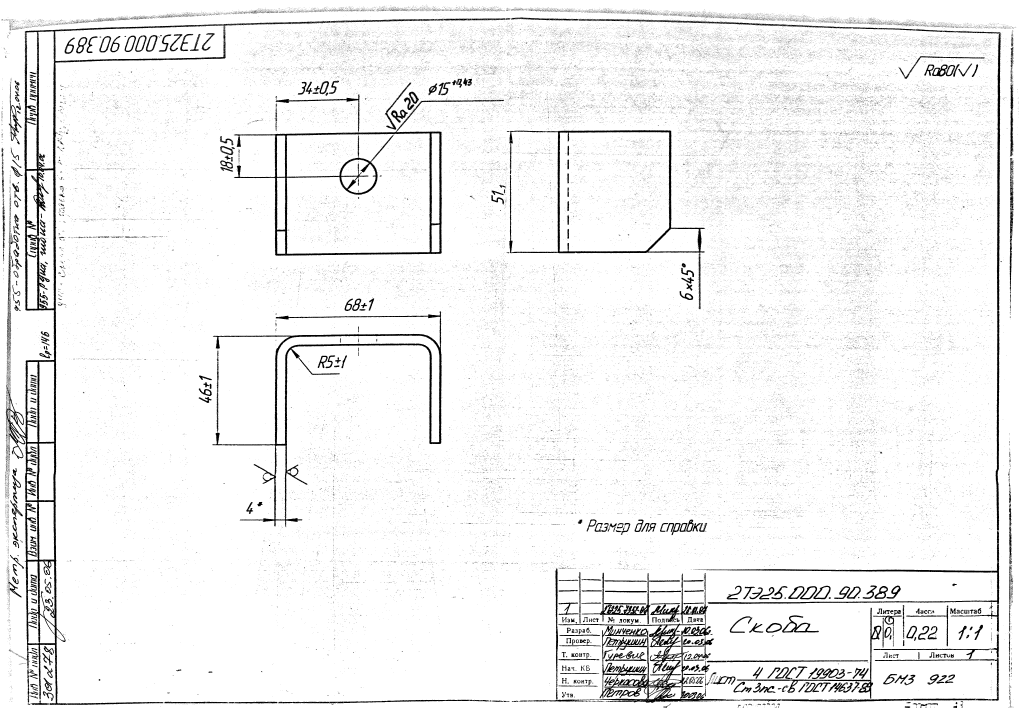
#> input picture service/unittests/БМЗ > 2ТЭ25-000-90-389.tif, 5120 x 3539 px (shown at 1/5 size)
$ python -i contour_extraction.py   (imports and definitions only)   (Python 2 division)
#> lines starting #> are read from the running program, lines starting #| are printed output that depends on the picture; after the words box and inside, x2 and y2 are one past the last pixel; in counts of white or black regions, pixels touching at a corner belong together
from PIL import Image

import cv2
import numpy as np

from pdf2image import convert_from_path


# [16 lines left out: functions load_image_from_path, load_image_from_pil, not called in this run]


def pil2cv(pil_img):
    return cv2.cvtColor(np.asarray(pil_img), cv2.COLOR_RGB2GRAY)


def cv2pil(cv_img):
    return Image.fromarray(cv_img)


def show(cv_img):
    i = Image.fromarray(cv_img)
    return i.resize((i.size[0] // 2, i.size[1] // 2))


class RectsBank:
    # nms provider
    def __init__(self, intersec_lim=0.2):
        self.rects = []
        self.limit = intersec_lim

    # [5 lines left out: function intersects, not called in this run]

    def add(self, bbox):
        self.rects.append(bbox)

    # [45 lines left out: functions _intersection, get_white_area, not called in this run]


def process_morph(img, kernel):
#> called with kernel = 7
    img = cv2.threshold(img, 200, 255, cv2.THRESH_BINARY)[1]
    k = np.ones((kernel, kernel))
    img = cv2.dilate(img, kernel=k)
#> img: shape (3539, 5120); 99.7% white; 1353 black regions (903 under 20 px), largest, box (x1, y1, x2, y2) and area: (4988, 251, 4998, 1473) 4427, (2145, 1751, 2158, 2217) 1290, (251, 695, 275, 1057) 1155
    img = cv2.erode(img, kernel=k)
#> img: shape (3539, 5120); 98.4% white; 1048 black regions
    img = cv2.morphologyEx(img, cv2.MORPH_CLOSE, k)
    return img


# [58 lines left out: functions find_conturs, crop_conturs, get_img_with_padding, not called in this run]

def get_contour(img, kernel=7):
    # getting out if found no contours while iterations
    if kernel == 1:
        return None

    # preprocess images
    img_re = process_morph(img, kernel)

    contours, hierarchy = cv2.findContours(img_re, cv2.RETR_TREE, cv2.CHAIN_APPROX_NONE)
#> contours = 1052 contours, 2 with area under 20; largest, box (x1, y1, x2, y2) and area: (0, 0, 5120, 3539) 18111022, (4984, 247, 5002, 1477) 13660, (2131, 1734, 2162, 2221) 5042, (247, 1579, 281, 1996) 4334, (3302, 651, 3357, 1004) 4190
    cv2.drawContours(img_re, contours[1:], -1, 0, 5)
#> img_re: shape (3539, 5120); 96.6% white; 472 black regions, largest, box (x1, y1, x2, y2) and area: (119, 327, 288, 3300) 122318, (1371, 664, 2212, 1282) 54395, (1371, 1674, 2212, 2233) 49046
    k = np.ones((55, 55))
    k_d = np.ones((50, 50))

    img_re = cv2.erode(img_re, kernel=k)
#> img_re: shape (3539, 5120); 82.5% white; 61 black regions, largest, box (x1, y1, x2, y2) and area: (2970, 161, 5095, 3539) 1000867, (34, 99, 1155, 3539) 793001, (1344, 364, 2390, 1309) 310685
    img_re = cv2.dilate(img_re, kernel=k_d)
#> img_re: shape (3539, 5120); 92.9% white; 74 black regions, largest, box (x1, y1, x2, y2) and area: (2995, 186, 5071, 3539) 383928, (59, 209, 1131, 3539) 381705, (1369, 453, 2215, 1285) 133137

    cv2.rectangle(img_re, (0, 0), (img_re.shape[1], img_re.shape[0]), (255, 255, 255), 5)
#> img_re: shape (3539, 5120); 92.9% white; 74 black regions
    # find closed contours
    contours, hierarchy = cv2.findContours(img_re, cv2.RETR_TREE, cv2.CHAIN_APPROX_NONE)
#> contours = 95 contours; largest, box (x1, y1, x2, y2) and area: (0, 0, 5120, 3539) 18111022, (1368, 452, 2216, 1286) 540896, (58, 208, 1132, 3537) 491684, (2994, 185, 5072, 3537) 486328, (1441, 675, 2143, 1262) 404760

    # get out if we found nothing
    if len(contours) < 2:
        return get_contour(img, kernel - 1)

    # get the biggest contour
    get_area = lambda c: -c[2] * c[3]
    contour_sizes = [(get_area(cv2.boundingRect(contour)), contour) for contour in contours]
#> contour_sizes = 95 items
    b_contour = sorted(contour_sizes, key=lambda x: x[0])[1]
#> b_contour = 2 items, first 2: -6965456, contour of 16748 points, box (x1, y1, x2, y2) (2994, 185, 5072, 3537), area 486328

    if (-b_contour[0] / img.size > 0.15) or (
            -b_contour[0] / img.size > 0.08 and ((-b_contour[0] - cv2.contourArea(b_contour[1])) / img.size < 0.1)):
        return b_contour[1]
    else:
        return get_contour(img, kernel - 1)
#> in get_contour (call 2), `contours, hierarchy = cv2.findContours(img_re, cv2.RETR_TREE, cv2.CHAI..`: contours = 1663 contours, 10 with area under 20; largest, box (x1, y1, x2, y2) and area: (0, 0, 5120, 3539) 18111022, (4986, 189, 5005, 1555) 15174, (125, 1557, 284, 2289) 11574, (2790, 938, 3360, 1269) 10482, (1376, 670, 1469, 1118) 8708
#> in get_contour (call 2), `contours, hierarchy = cv2.findContours(img_re, cv2.RETR_TREE, cv2.CHAI..`: contours = 74 contours; largest, box (x1, y1, x2, y2) and area: (0, 0, 5120, 3539) 18111022, (2979, 183, 5074, 3537) 968466, (36, 121, 1134, 3537) 681943, (1370, 390, 2369, 1288) 558289, (1443, 677, 2144, 1264) 403792
#> in get_contour (call 3), `contours, hierarchy = cv2.findContours(img_re, cv2.RETR_TREE, cv2.CHAI..`: contours = 2447 contours, 42 with area under 20; largest, box (x1, y1, x2, y2) and area: (0, 0, 5120, 3539) 18110969, (120, 1060, 282, 2608) 51026, (193, 2217, 272, 2504) 20634, (123, 316, 259, 1554) 18673, (1372, 667, 1482, 1279) 18528
#> in get_contour (call 3), `contours, hierarchy = cv2.findContours(img_re, cv2.RETR_TREE, cv2.CHAI..`: contours = 55 contours; largest, box (x1, y1, x2, y2) and area: (0, 0, 5120, 3539) 18111022, (2770, 169, 5073, 3537) 1425616, (3, 117, 2509, 3537) 846599, (1109, 388, 2526, 1286) 661432, (2450, 644, 3529, 1549) 433342
#> call 4 of process_morph, with kernel = 4
#> in process_morph (call 4), `img = cv2.erode(img, kernel=k)`:
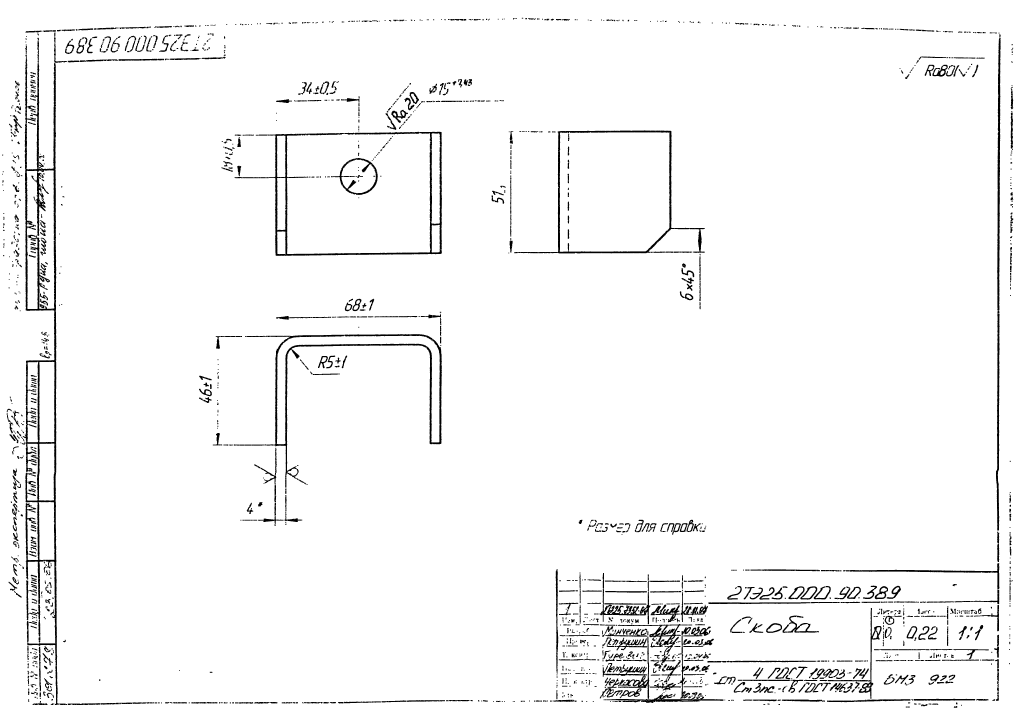
#> img: shape (3539, 5120) (shown at 1/5 size); 96.6% white; 2560 black regions (293 under 20 px), largest, box (x1, y1, x2, y2) and area: (114, 314, 286, 3328) 74041, (1331, 1671, 2209, 2394) 34797, (1344, 659, 2210, 1279) 33641
#> in get_contour (call 4), `contours, hierarchy = cv2.findContours(img_re, cv2.RETR_TREE, cv2.CHAI..`: contours = 2795 contours, 131 with area under 20; largest, box (x1, y1, x2, y2) and area: (0, 0, 5120, 3539) 18111022, (2601, 652, 3376, 1269) 341954, (2798, 661, 3350, 1260) 317584, (114, 314, 288, 3330) 217700, (1331, 1671, 2211, 2396) 105876
#> in get_contour (call 4), `contours, hierarchy = cv2.findContours(img_re, cv2.RETR_TREE, cv2.CHAI..`: contours = 41 contours; largest, box (x1, y1, x2, y2) and area: (0, 0, 5120, 3539) 18111022, (3, 83, 5075, 3537) 2549052, (1101, 390, 2528, 1288) 667792, (2452, 646, 3533, 1555) 568882, (989, 1488, 2218, 2639) 462054
#> in process_morph (call 5), `img = cv2.erode(img, kernel=k)`:
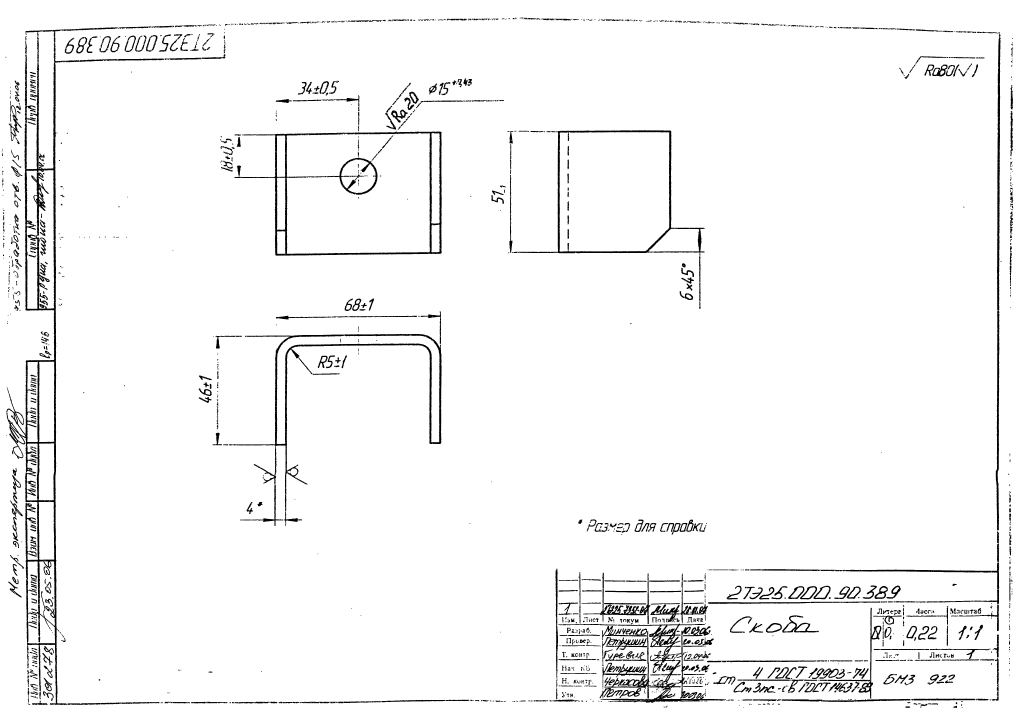
#> img: shape (3539, 5120) (shown at 1/5 size); 96.3% white; 2180 black regions (604 under 20 px)
#> in get_contour (call 5), `contours, hierarchy = cv2.findContours(img_re, cv2.RETR_TREE, cv2.CHAI..`: contours = 2919 contours, 954 with area under 20; largest, box (x1, y1, x2, y2) and area: (0, 0, 5120, 3539) 18110516, (1219, 657, 2210, 1279) 509696, (1432, 664, 2152, 1269) 421993, (2599, 650, 3374, 1267) 342097, (2796, 660, 3348, 1258) 317463
#> in get_contour (call 5), `cv2.rectangle(img_re, (0, 0), (img_re.shape[1], img_re.shape[0]), (255..`:
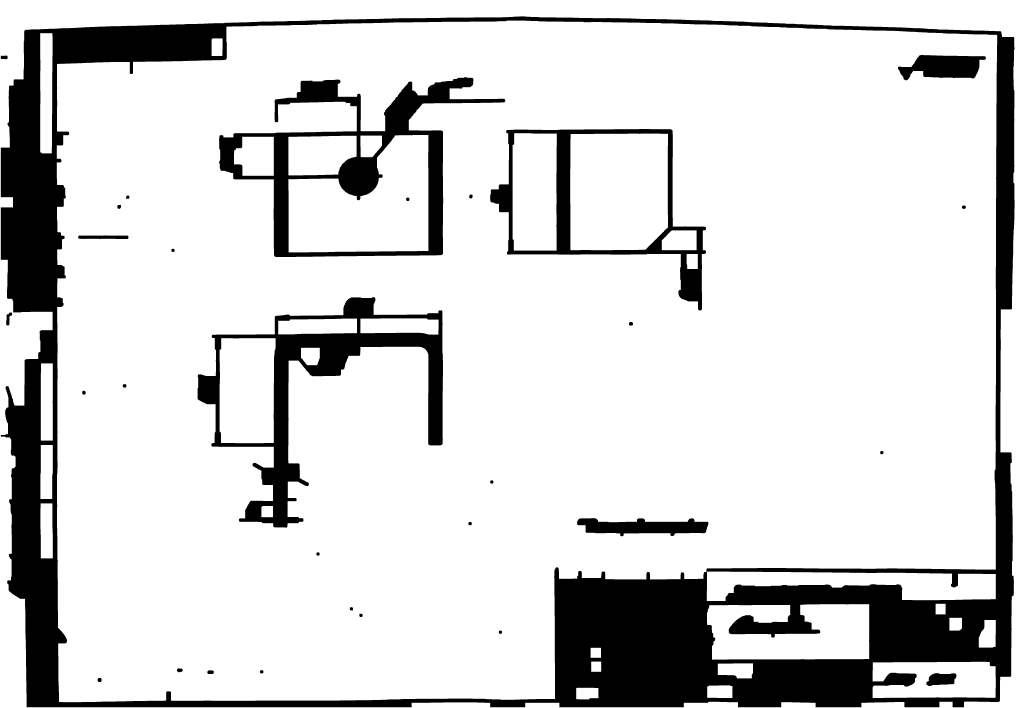
#> img_re: shape (3539, 5120) (shown at 1/5 size); 83.6% white; 30 black regions
#> in get_contour (call 5), `contours, hierarchy = cv2.findContours(img_re, cv2.RETR_TREE, cv2.CHAI..`: contours = 61 contours; largest, box (x1, y1, x2, y2) and area: (0, 0, 5120, 3539) 18111022, (3, 81, 5074, 3537) 16983277, (284, 103, 4986, 3511) 14235716, (1094, 385, 2527, 1286) 672504, (2450, 644, 3531, 1553) 571270
#> in get_contour (call 5), `contour_sizes = [(get_area(cv2.boundingRect(contour)), contour) for co..`: contour_sizes = 61 items
#> in get_contour (call 5), `b_contour = sorted(contour_sizes, key=lambda x: x[0])[1]`: b_contour = 2 items, first 2: -17525376, contour of 18050 points, box (x1, y1, x2, y2) (3, 81, 5074, 3537), area 16983277
#> in process_morph (call 6), `img = cv2.erode(img, kernel=k)`:
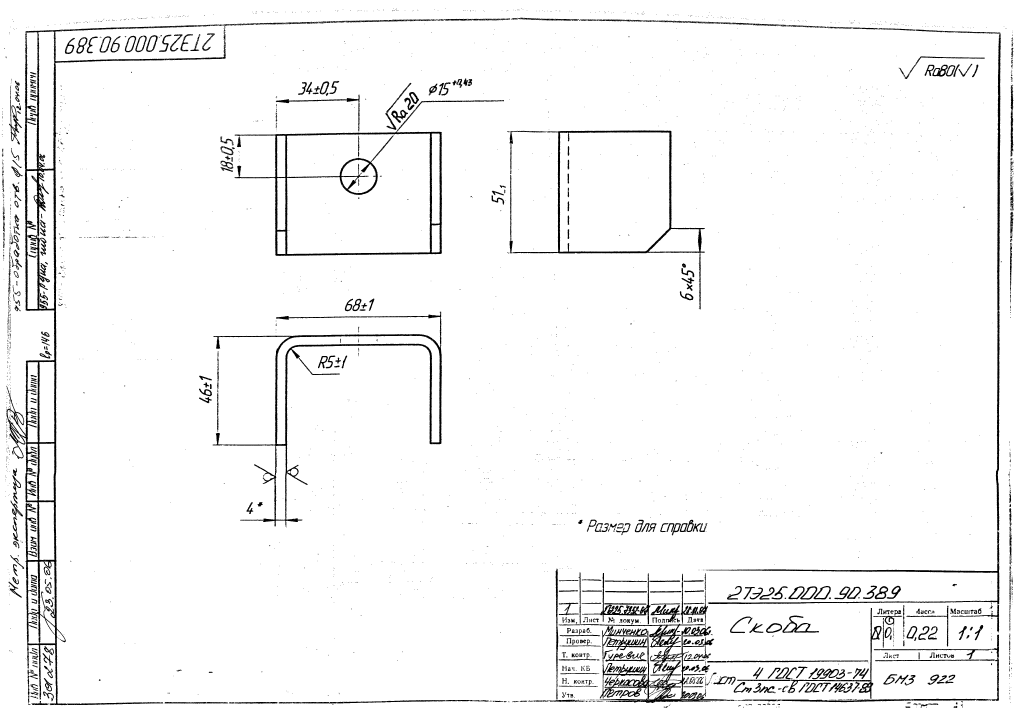
#> img: shape (3539, 5120) (shown at 1/5 size); 96% white; 3243 black regions (2383 under 20 px), largest, box (x1, y1, x2, y2) and area: (31, 128, 1129, 3526) 130406, (2793, 3119, 3631, 3515) 54876, (1173, 503, 2310, 1280) 52072
#> in get_contour (call 6), `contours, hierarchy = cv2.findContours(img_re, cv2.RETR_TREE, cv2.CHAI..`: contours = 7019 contours, 5772 with area under 20; largest, box (x1, y1, x2, y2) and area: (0, 0, 5120, 3539) 18110481, (1173, 503, 2312, 1282) 513989, (31, 128, 1131, 3528) 457810, (1435, 666, 2153, 1271) 390934, (2562, 652, 3526, 1549) 370444
#> in get_contour (call 6), `img_re = cv2.erode(img_re, kernel=k)`:
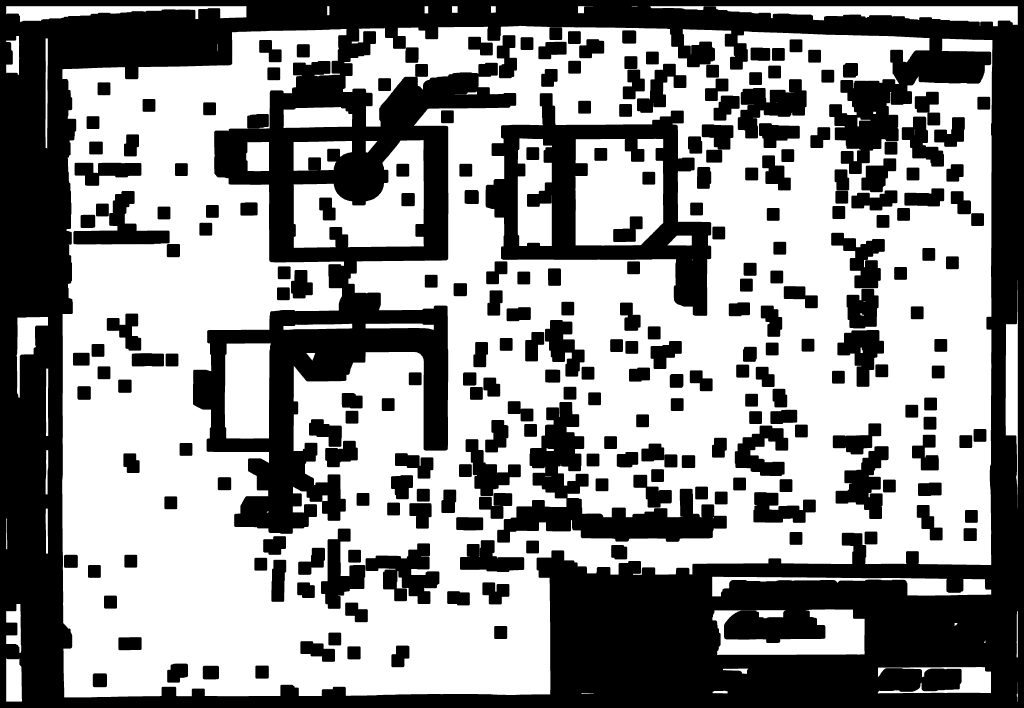
#> img_re: shape (3539, 5120) (shown at 1/5 size); 55.2% white; 244 black regions, largest, box (x1, y1, x2, y2) and area: (0, 0, 5120, 3539) 5471743, (2428, 466, 3556, 1579) 411458, (2486, 2010, 3634, 2713) 236392
#> in get_contour (call 6), `cv2.rectangle(img_re, (0, 0), (img_re.shape[1], img_re.shape[0]), (255..`:
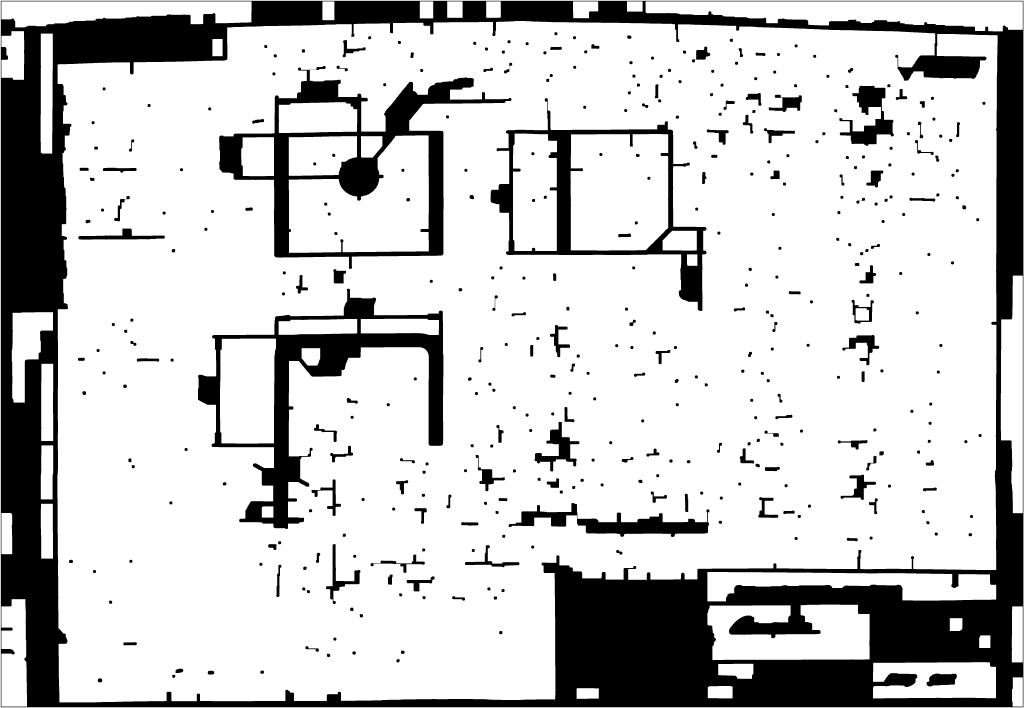
#> img_re: shape (3539, 5120) (shown at 1/5 size); 78.6% white; 395 black regions
#> in get_contour (call 6), `contours, hierarchy = cv2.findContours(img_re, cv2.RETR_TREE, cv2.CHAI..`: contours = 440 contours; largest, box (x1, y1, x2, y2) and area: (0, 0, 5120, 3539) 18111022, (3, 3, 5118, 3537) 18067760, (287, 105, 4988, 3512) 14135235, (1095, 329, 2558, 1345) 738282, (2452, 490, 3533, 1556) 578330
#> in get_contour (call 6), `contour_sizes = [(get_area(cv2.boundingRect(contour)), contour) for co..`: contour_sizes = 440 items
#> in get_contour (call 6), `b_contour = sorted(contour_sizes, key=lambda x: x[0])[1]`: b_contour = 2 items, first 2: -18076410, contour of 17290 points, box (x1, y1, x2, y2) (3, 3, 5118, 3537), area 18067760

>>> import cv2
>>> picture = cv2.imread('../unittests/БМЗ > 2ТЭ25-000-90-389.tif', cv2.IMREAD_GRAYSCALE)
>>> result = get_contour(picture)
